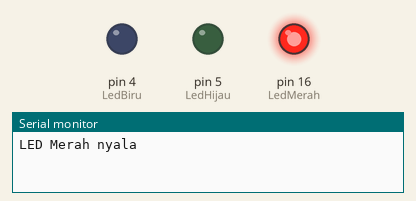
A sketch run on a simulated Arduino Uno, built with avr-gcc and run on an emulated ATmega328P. Shown: output pins drawn as LEDs (lit = HIGH), the last lines printed to the serial monitor.

Above: at 3.5 s.
At 8.1 s:
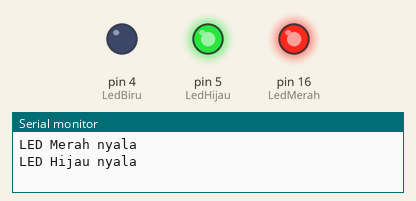
At 13.1 s:
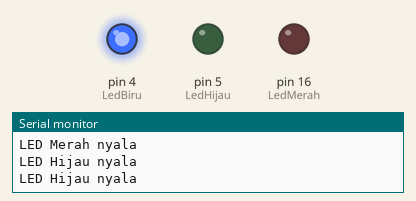
At 18.7 s:
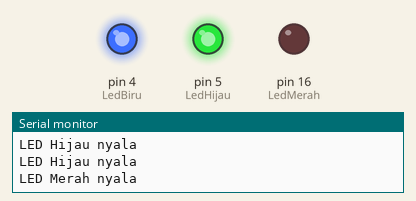
Timing chart, 0 to 25.0 s (numbered marks = the images above):
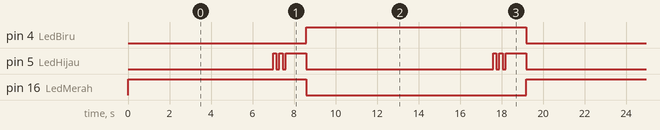

The sketch:

led_SOS.ino
```cpp
#define LedMerah 16 //D0 pin led merah
#define LedHijau 5 //D1 pin led hijau
#define LedBiru 4 //D2 pin led biru
void setup() {
Serial.begin(9600);
pinMode(LedMerah, OUTPUT);
pinMode(LedHijau, OUTPUT);
pinMode(LedBiru, OUTPUT); // atur pin digital sebagai output.
}
void RunningLED() {
digitalWrite(LedMerah, HIGH);
for(int x=0; x<2; x++){
  digitalWrite(LedHijau, LOW);
}
//digitalWrite(LedHijau, LOW);
digitalWrite(LedBiru, LOW);
Serial.println("LED Merah nyala");

delay(7000);
digitalWrite(LedMerah, HIGH);
for(int x=0; x<2; x++){
  digitalWrite(LedHijau, HIGH);
  delay(150);
  digitalWrite(LedHijau, LOW);
  delay(150);
}
digitalWrite(LedHijau, HIGH);
digitalWrite(LedBiru, LOW);
Serial.println("LED Hijau nyala");
delay(1000);

digitalWrite(LedMerah, LOW);
digitalWrite(LedHijau, LOW);
digitalWrite(LedBiru, HIGH);
Serial.println("LED Hijau nyala");
delay(9000);

digitalWrite(LedMerah, LOW);
for(int x=0; x<2; x++){
  digitalWrite(LedHijau, HIGH);
  delay(150);
  digitalWrite(LedHijau, LOW);
  delay(150);
}
digitalWrite(LedHijau, HIGH);
digitalWrite(LedBiru, HIGH);
Serial.println("LED Merah nyala");
delay(1000);
Serial.println();
}
void loop() {
RunningLED();
}
```

Measured:
- by itself, pin 4 (LedBiru): alternates HIGH for 10.6 s and LOW for 8.6 s
- by itself, pin 16 (LedMerah): alternates HIGH for 8.6 s and LOW for 10.6 s
- by itself, pin 5 (LedHijau): repeats every 19.2 s: LOW 0.15 s, HIGH 0.15 s, LOW 0.15 s, HIGH 1.0 s, LOW 9.0 s, 2 × (HIGH 0.15 s, LOW 0.15 s), HIGH 1.0 s, LOW 7.0 s, HIGH 0.15 s
